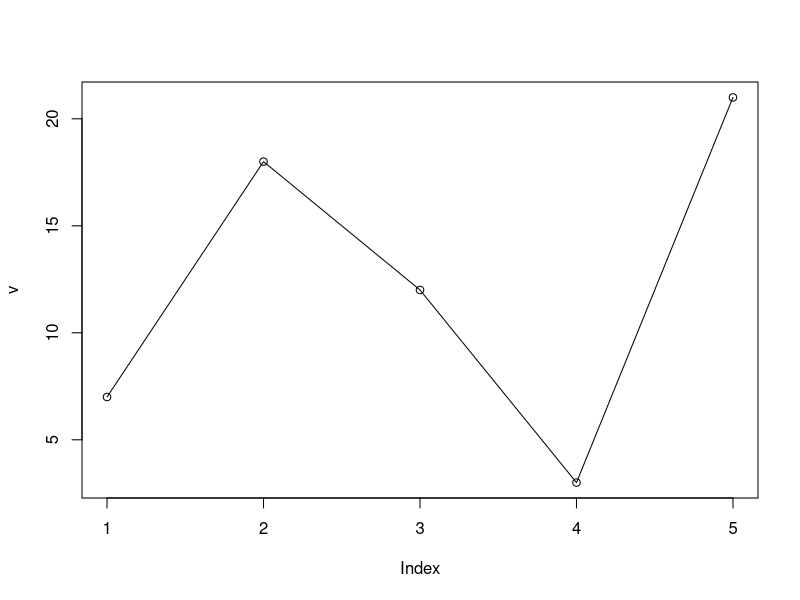

The R source for this figure: (Note: this script raises an error after producing the figure.)
####line chart
v<-c(7,18,12,3,21)

plot(v,type="o")
plot()
plot(v,type="o",col="red",xlab="month",ylab="rainfall")



######


t=c(8,16,5,14,22)

line = plot(v,type="o",col="blue")

# for 2 lines in a chart we use lines
lines(t,type="o",col="blue")




### scatter plot

x=c(1,2,3,4,5)
y=c(20,30,40,50,60)

plot(x,y,main,xlab= "random",ylab = "random 2",xlim=c(2.5,200),ylim = c(2.5,100))